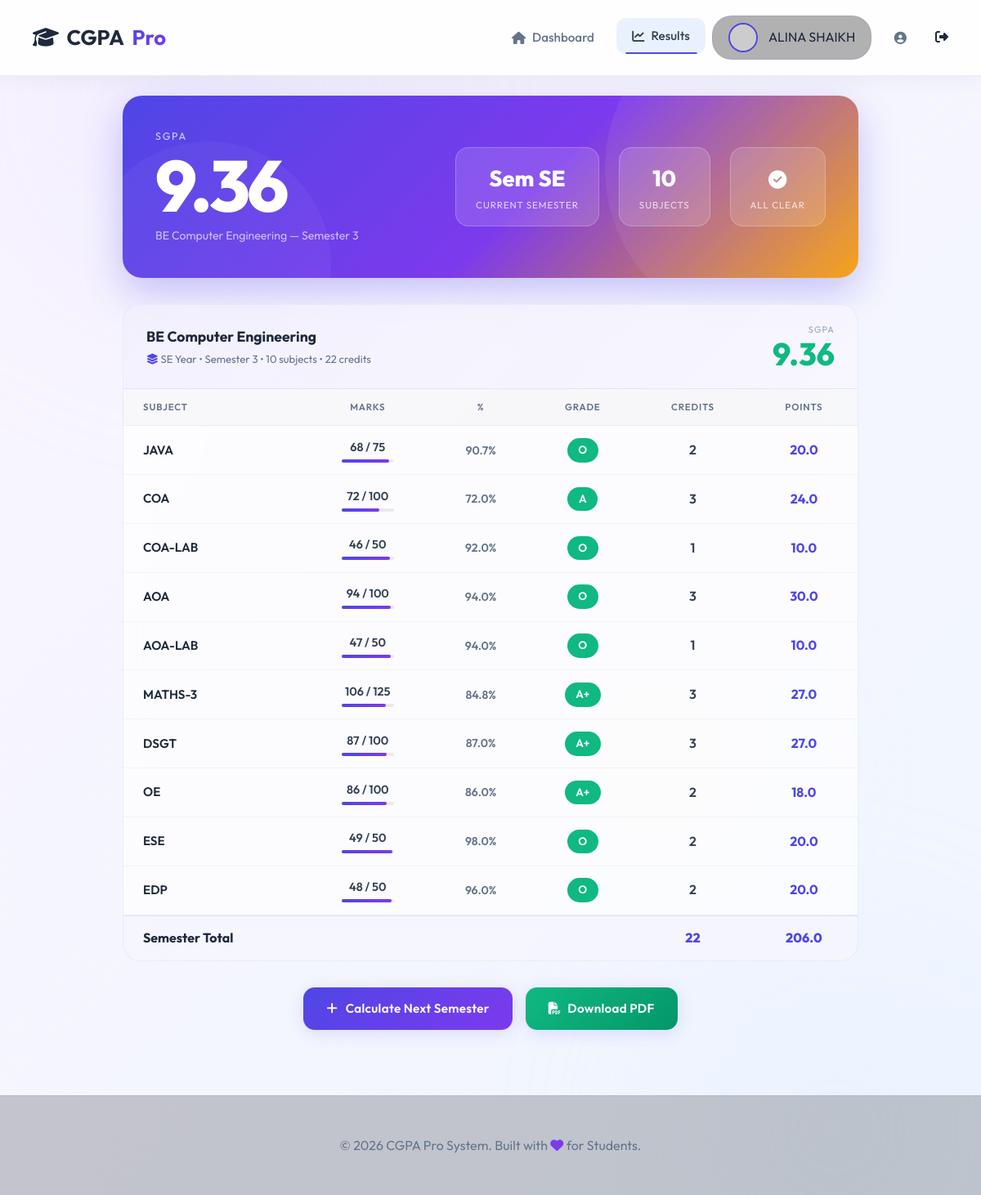
/result (signed in), run on the app's committed database.
### tables this page shows
CREATE TABLE users (
            id INTEGER PRIMARY KEY AUTOINCREMENT,
            email TEXT UNIQUE NOT NULL,
            name TEXT,
            roll_number TEXT,
            enrollment_number TEXT,
            department TEXT,
            academic_year TEXT,
            current_year TEXT,
            is_admin BOOLEAN DEFAULT 0
        );

CREATE TABLE presets (
            id INTEGER PRIMARY KEY AUTOINCREMENT,
            academic_year TEXT NOT NULL,
            course TEXT NOT NULL,
            department TEXT,
            year TEXT NOT NULL,
            division TEXT NOT NULL,
            semester TEXT NOT NULL
        );

CREATE TABLE subject_results (
            id INTEGER PRIMARY KEY AUTOINCREMENT,
            user_id INTEGER NOT NULL,
            subject_id INTEGER NOT NULL,
            total_obtained_marks REAL NOT NULL,
            total_max_marks REAL NOT NULL,
            percentage REAL NOT NULL,
            grade TEXT NOT NULL,
            grade_point REAL NOT NULL,
            FOREIGN KEY (user_id) REFERENCES users (id),
            FOREIGN KEY (subject_id) REFERENCES subjects (id),
            UNIQUE(user_id, subject_id)
        );

CREATE TABLE subjects (
            id INTEGER PRIMARY KEY AUTOINCREMENT,
            preset_id INTEGER NOT NULL,
            name TEXT NOT NULL,
            code TEXT,
            credits INTEGER NOT NULL,
            FOREIGN KEY (preset_id) REFERENCES presets (id)
        );

### app.py (the view)
@app.route('/result')
def view_result():
    if 'user' not in session:
        return redirect(url_for('index'))
    conn = create_connection()
    cursor = conn.cursor()
    try:
        cursor.execute("SELECT id, current_year FROM users WHERE email=?", (session['user']['email'],))
        user_res = cursor.fetchone()
        if not user_res:
            session.pop('user', None)
            flash("Session expired or user not found. Please log in again.", "error")
            return redirect(url_for('login'))
        user_id = user_res[0]
        student_current_semester = user_res[1] or "N/A"
        cursor.execute("""
            SELECT
                p.id as preset_id,
                p.course,
                p.year,
                p.semester,
                s.name as subject_name,
                sr.total_obtained_marks,
                sr.total_max_marks,
                sr.percentage,
                sr.grade,
                sr.grade_point,
                s.credits,
                s.code,
                s.id as subject_id
            FROM subject_results sr
            JOIN subjects s ON sr.subject_id = s.id
            JOIN presets p ON s.preset_id = p.id
            WHERE sr.user_id = ?
            ORDER BY p.year ASC, p.semester ASC
        """, (user_id,))
        raw_results = cursor.fetchall()
        grouped_results = {}
        for row in raw_results:
            preset_id = row[0]
            if preset_id not in grouped_results:
                grouped_results[preset_id] = {
                    'course': row[1],
                    'year': row[2],
                    'semester': row[3],
                    'subjects': [],
                    'total_credits': 0,
                    'total_points': 0
                }
            grouped_results[preset_id]['subjects'].append({
                'id': row[12],
                'name': row[4],
                'code': row[11] or '',
                'obtained': row[5],
                'max': row[6],
                'percentage': row[7],
                'grade': row[8],
                'point': row[9],
                'credits': row[10]
            })
            grouped_results[preset_id]['total_credits'] += row[10]
            grouped_results[preset_id]['total_points'] += (row[9] * row[10])
        all_credits = 0
        all_points = 0
        for pid, data in grouped_results.items():
            if data['total_credits'] > 0:
                data['sgpa'] = round(data['total_points'] / data['total_credits'], 2)
            else:
                data['sgpa'] = 0.0
            all_credits += data['total_credits']
            all_points += data['total_points']
        overall_cgpa = round(all_points / all_credits, 2) if all_credits > 0 else 0.0
        conn.close()
        return render_template('result.html',
                               grouped_results=grouped_results,
                               overall_cgpa=overall_cgpa,
                               student_current_semester=student_current_semester)
    except Exception as e:
        import traceback
        print(f"Error viewing results: {e}")
        print(traceback.format_exc())
        if 'conn' in locals():
            conn.close()
        flash("An error occurred while loading results.", "error")
        return redirect(url_for('student_dashboard'))

### templates/result.html (shortened to what this page needs)
{% extends 'base.html' %}
{% block content %}
<div class="results-page">
    {% if not grouped_results %}
    <div class="no-results-state">
        <i class="fas fa-chart-bar" style="font-size: 3.5rem; color: var(--text-dim); display: block; margin-bottom: 1.25rem;"></i>
        <h2 style="color: var(--text-muted); font-size: 1.4rem;">No Results Yet</h2>
        <p style="color: var(--text-dim); margin: 0.5rem 0 2rem; font-size: 0.95rem;">
            Calculate your first semester to see your complete academic record here.
        </p>
        <a href="{{ url_for('student_dashboard') }}" class="btn btn-primary"
           style="background: linear-gradient(135deg, var(--primary), var(--secondary)); padding: 0.9rem 2rem;">
            <i class="fas fa-calculator"></i> Calculate SGPA
        </a>
    </div>
    {% else %}
    {% set sem_count = grouped_results | length %}
    {% set total_subjects = namespace(v=0) %}
    {% for pid, d in grouped_results.items() %}{% set total_subjects.v = total_subjects.v + d.subjects|length %}{% endfor %}
    <div class="cgpa-hero">
        <div class="cgpa-main">
            <div class="cgpa-label">
                {% if sem_count > 1 %}Cumulative GPA (All Semesters){% else %}SGPA{% endif %}
            </div>
            <div class="cgpa-number">{{ overall_cgpa }}</div>
            <div class="cgpa-sub">
                {% if sem_count > 1 %}
                    Weighted average across {{ sem_count }} semesters
                {% else %}
                    {% for pid, d in grouped_results.items() %}{{ d.course }} — Semester {{ d.semester }}{% endfor %}
                {% endif %}
            </div>
        </div>
        <div class="cgpa-stats">
            <div class="cgpa-stat-pill">
                <span class="v">
                    Sem {{ student_current_semester }}
                </span>
                <span class="l">Current Semester</span>
            </div>
            <div class="cgpa-stat-pill">
                <span class="v">{{ total_subjects.v }}</span>
                <span class="l">Subjects</span>
            </div>
            <div class="cgpa-stat-pill">
                <span class="v">
                    {% set has_fail = namespace(v=False) %}
                    {% for pid, d in grouped_results.items() %}
                        {% for s in d.subjects %}{% if s.grade == 'F' %}{% set has_fail.v = True %}{% endif %}{% endfor %}
                    {% endfor %}
                    {% if has_fail.v %}<i class="fas fa-times-circle" style="font-size:1.4rem;"></i>{% else %}<i class="fas fa-check-circle" style="font-size:1.4rem;"></i>{% endif %}
                </span>
                <span class="l">{% if has_fail.v %}Has Fail{% else %}All Clear{% endif %}</span>
            </div>
        </div>
    </div>
    {% for pid, data in grouped_results.items() %}
    {% set sgpa_color = 'var(--success)' if data.sgpa >= 8 else ('var(--info)' if data.sgpa >= 6 else ('var(--warning)' if data.sgpa >= 4 else 'var(--danger)')) %}
    <div class="sem-block" id="sem-{{ pid }}">
        <div class="sem-block-head">
            <div>
                <div class="sem-block-title">{{ data.course }}</div>
                <div class="sem-block-meta">
                    <i class="fas fa-layer-group" style="color: var(--primary);"></i>
                    {{ data.year }} Year &bull; Semester {{ data.semester }}
                    &bull; {{ data.subjects | length }} subjects
                    &bull; {{ data.total_credits }} credits
                </div>
            </div>
            <div class="sgpa-badge">
                <span class="tag">SGPA</span>
                <span class="val" style="color: {{ sgpa_color }};">{{ data.sgpa }}</span>
            </div>
        </div>
        <div style="overflow-x: auto;">
            <table class="subject-table" style="min-width: 500px;">
                <thead>
                    <tr>
                        <th>Subject</th>
                        <th>Marks</th>
                        <th>%</th>
                        <th>Grade</th>
                        <th>Credits</th>
                        <th>Points</th>
                    </tr>
                </thead>
                <tbody>
                    {% for sub in data.subjects %}
                    <tr>
                        <td>
                            <div class="subject-name-cell">{{ sub.name }}</div>
                        </td>
                        <td>
                            <div class="marks-wrap">
                                <div class="marks-num">{{ sub.obtained | int }} / {{ sub.max | int }}</div>
                                <div class="marks-bar-outer">
                                    <div class="marks-bar-inner" style="width: {{ [sub.percentage, 100] | min | round | int }}%;"></div>
                                </div>
                            </div>
                        </td>
                        <td style="text-align: center; color: var(--text-muted); font-size: 0.88rem; font-weight: 600;">
                            {{ "%.1f"|format(sub.percentage) }}%
                        </td>
                        <td style="text-align: center;">
                            <span class="grade-badge {{ sub.grade }}">{{ sub.grade }}</span>
                        </td>
                        <td style="text-align: center; font-weight: 600; color: var(--text-light);">
                            {{ sub.credits }}
                        </td>
                        <td style="text-align: center; font-weight: 700; color: var(--primary);">
                            {{ "%.1f"|format(sub.point * sub.credits) }}
                        </td>
                    </tr>
                    {% endfor %}
                </tbody>
                <tfoot>
                    <tr style="background: rgba(79,70,229,0.04); border-top: 2px solid var(--glass-border);">
                        <td style="padding: 0.9rem 1.5rem; font-weight: 700; color: var(--text-main);">Semester Total</td>
                        <td></td>
                        <td></td>
                        <td></td>
                        <td style="text-align: center; font-weight: 800; color: var(--primary);">{{ data.total_credits }}</td>
                        <td style="text-align: center; font-weight: 800; color: var(--primary);">
                            {{ "%.1f"|format(data.total_points) }}
                        </td>
                    </tr>
                </tfoot>
            </table>
        </div>
    </div>
    {% endfor %}
    <div class="cta-row">
        <a href="{{ url_for('student_dashboard') }}" class="btn btn-primary"
           style="background: linear-gradient(135deg, var(--primary), var(--secondary));">
           <i class="fas fa-plus"></i> Calculate Next Semester
        </a>
        <a href="{{ url_for('download_pdf') }}" class="btn btn-primary"
           style="background: linear-gradient(135deg, #10b981, #059669); border: none; text-decoration: none; display: inline-flex; align-items: center; justify-content: center; gap: 0.5rem;">
            <i class="fas fa-file-pdf"></i> Download PDF
        </a>
    </div>
    {% endif %}
</div>
{% endblock %}

### templates/base.html (shortened to what this page needs)
<!DOCTYPE html>
<html lang="en">
<head>
    <link rel="stylesheet" href="{{ url_for('static', filename='css/style.css') }}">
    <link rel="stylesheet" href="https://cdnjs.cloudflare.com/ajax/libs/font-awesome/6.4.0/css/all.min.css">
</head>
<body>
    <div class="background-orbs">
        <div class="orb orb-1"></div>
        <div class="orb orb-2"></div>
        <div class="orb orb-3"></div>
    </div>
    <nav class="glass-nav">
        <div class="logo">
            <i class="fas fa-graduation-cap"></i> CGPA<span>Pro</span>
        </div>
        <div class="nav-links">
            {% if session.get('user') %}
            {% if session.get('user').email in admin_emails %}
            <a href="{{ url_for('admin_dashboard') }}"
                class="nav-item {% if request.endpoint == 'admin_dashboard' %}active{% endif %}">
                <i class="fas fa-tachometer-alt"></i> Dashboard
            </a>
            <a href="{{ url_for('view_students') }}"
                class="nav-item {% if request.endpoint == 'view_students' %}active{% endif %}">
                <i class="fas fa-users"></i> Students
            </a>
            <a href="{{ url_for('manage_grading_rules') }}"
                class="nav-item {% if request.endpoint == 'manage_grading_rules' %}active{% endif %}">
                <i class="fas fa-ruler"></i> Grading
            </a>
            {% else %}
            <a href="{{ url_for('student_dashboard') }}"
                class="nav-item {% if request.endpoint == 'student_dashboard' %}active{% endif %}">
                <i class="fas fa-home"></i> Dashboard
            </a>
            <a href="{{ url_for('view_result') }}"
                class="nav-item {% if request.endpoint == 'view_result' %}active{% endif %}">
                <i class="fas fa-chart-line"></i> Results
            </a>
            {% endif %}
            <div class="user-profile">
                <img src="{{ session.get('user').picture }}" alt="Profile" id="userProfileImg">
                <span>{{ session.get('user').name }}</span>
            </div>
            <a href="{{ url_for('view_profile') }}" class="nav-item" title="View Profile"
                style="margin-right: 0.5rem;"><i class="fas fa-user-circle"></i></a>
            <a href="{{ url_for('logout') }}" class="btn-logout"><i class="fas fa-sign-out-alt"></i></a>
            {% else %}
            <a href="{{ url_for('login') }}" class="btn-login">Login</a>
            {% endif %}
        </div>
    </nav>
    <main class="container">
        {% block content %}{% endblock %}
    </main>
    <footer>
        <p>&copy; 2026 CGPA Pro System. Built with <i class="fas fa-heart"></i> for Students.</p>
    </footer>
</body>
</html>

### data on the page
users: get "ALINA SHAIKH", current_year "SE"
presets: course "BE Computer Engineering", semester "3", course "BE Computer Engineering", year "SE", semester "3"
subject_results: name "JAVA", obtained "68", max "75", {{ [sub.percentage, 100] | min | round | int }} 91 (drawn), percentage "90.7", grade "O", credits "2", sub.point*sub.credits "20.0"
subject_results: name "COA", obtained "72", max "100", percentage "72.0", grade "A", credits "3", sub.point*sub.credits "24.0"
subject_results: name "COA-LAB", obtained "46", max "50", {{ [sub.percentage, 100] | min | round | int }} 92 (drawn), percentage "92.0", grade "O", credits "1", sub.point*sub.credits "10.0"
subject_results: name "AOA", obtained "94", max "100", percentage "94.0", grade "O", credits "3", sub.point*sub.credits "30.0"
subject_results: name "AOA-LAB", obtained "47", max "50", {{ [sub.percentage, 100] | min | round | int }} 94 (drawn), percentage "94.0", grade "O", credits "1", sub.point*sub.credits "10.0"
subject_results: name "MATHS-3", obtained "106", max "125", {{ [sub.percentage, 100] | min | round | int }} 85 (drawn), percentage "84.8", grade "A+", credits "3", sub.point*sub.credits "27.0"
subject_results: name "DSGT", obtained "87", max "100", percentage "87.0", grade "A+", credits "3", sub.point*sub.credits "27.0"
subject_results: name "OE", obtained "86", max "100", percentage "86.0", grade "A+", credits "2", sub.point*sub.credits "18.0"
subject_results: name "ESE", obtained "49", max "50", {{ [sub.percentage, 100] | min | round | int }} 98 (drawn), percentage "98.0", grade "O", credits "2", sub.point*sub.credits "20.0"
subject_results: name "EDP", obtained "48", max "50", {{ [sub.percentage, 100] | min | round | int }} 96 (drawn), percentage "96.0", grade "O", credits "2", sub.point*sub.credits "20.0"

### other printed values
{{ overall_cgpa }} "9.36"
{{ total_subjects.v }} "10"
{{ data.subjects | length }} "10"
{{ data.total_credits }} "22"
{{ data.sgpa }} "9.36"
{{ "%.1f"|format(data.total_points) }} "206.0"
